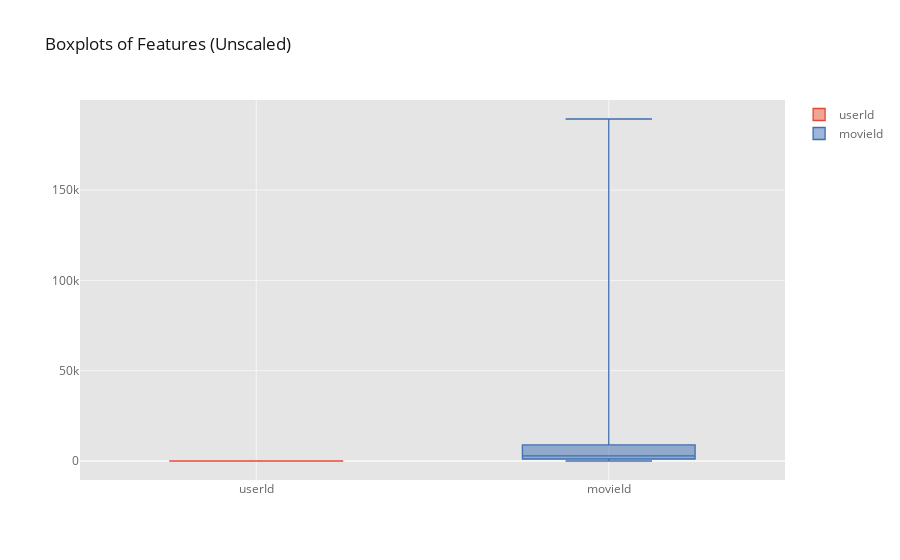

This figure's notebook cell:
### Code cell
# using plotly to plot the boxplot
df_test[:1000].iplot(kind='box', title="Boxplots of Features (Unscaled)")
### Scaled

### Figure 1 — Plotly figure (JSON) as saved in the notebook; plotly's stock layout.template omitted (floating-point values rounded to 4 significant figures; data arrays with more than 128 entries replaced by an {"elided": "..."} marker saying what was removed)
{"data": [{"boxpoints": false, "line": {"width": 1.3}, "marker": {"color": "rgba(226, 74, 51, 1.0)"}, "name": "userId", "orientation": "v", "type": "box", "y": {"elided": "1000 int values"}}, {"boxpoints": false, "line": {"width": 1.3}, "marker": {"color": "rgba(62, 111, 176, 1.0)"}, "name": "movieId", "orientation": "v", "type": "box", "y": {"elided": "1000 int values"}}], "layout": {"legend": {"bgcolor": "#FFFFFF", "font": {"color": "#666666"}}, "paper_bgcolor": "#FFFFFF", "plot_bgcolor": "#E5E5E5", "title": {"font": {"color": "#151516"}, "text": "Boxplots of Features (Unscaled)"}, "xaxis": {"gridcolor": "#F6F6F6", "showgrid": true, "tickfont": {"color": "#666666"}, "title": {"font": {"color": "#666666"}, "text": ""}, "zerolinecolor": "#F6F6F6"}, "yaxis": {"gridcolor": "#F6F6F6", "showgrid": true, "tickfont": {"color": "#666666"}, "title": {"font": {"color": "#666666"}, "text": ""}, "zerolinecolor": "#F6F6F6"}}}
